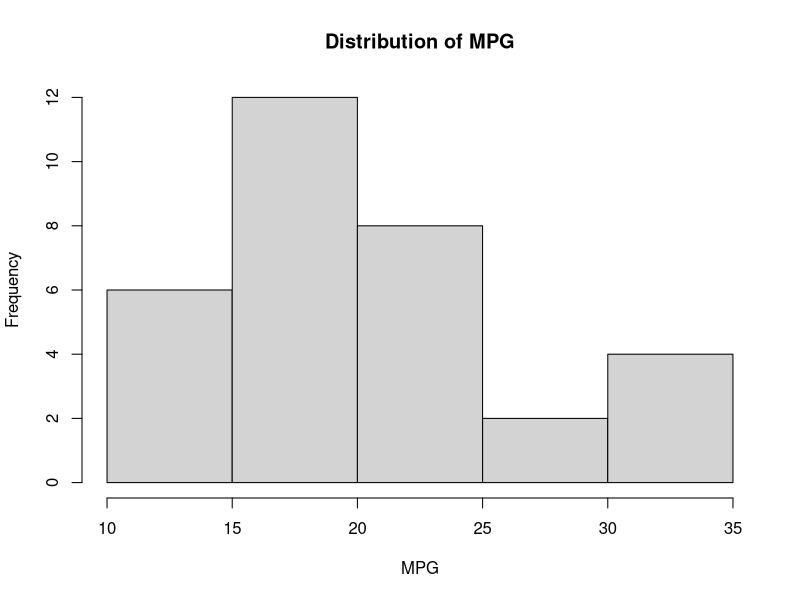
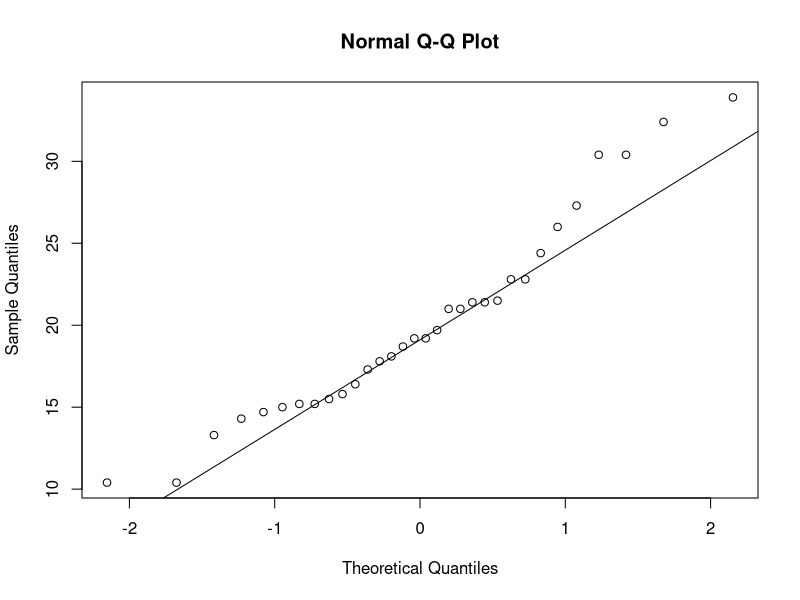

R code for these plots, in order:
## ---- chunk 1
x <- c(2, 4, 5, 6, 8, 10, 30)

mean(x)
median(x)
mean(x, trim = 0.1)
weighted.mean(x, w = c(1, 1, 1, 1, 1, 1, 2))

# Mode (no built-in statistical mode function)
names(which.max(table(x)))
## ---- chunk 2
x <- c(2, 4, 5, 6, 8, 10, 30)

range(x)
diff(range(x))
var(x)
sd(x)
IQR(x)
mad(x)
sd(x) / mean(x)
## ---- chunk 3
x <- mtcars$mpg

quantile(x, probs = c(0.25, 0.50, 0.75, 0.90))
fivenum(x)
summary(x)
## ---- chunk 4
x <- mtcars$mpg

hist(x, main = "Distribution of MPG", xlab = "MPG")
qqnorm(x)
qqline(x)

shapiro.test(x)
## ---- chunk 5
# Count and proportion missing by variable
colSums(is.na(airquality))
colMeans(is.na(airquality))

# Number of complete observations
sum(complete.cases(airquality))
## ---- chunk 6
x <- mtcars$mpg

log(x)
as.numeric(scale(x))
(x - min(x)) / (max(x) - min(x))
## ---- chunk 7
# Basic EDA with a built-in dataset
str(mtcars)
dim(mtcars)
head(mtcars)
summary(mtcars)
colSums(is.na(mtcars))

# Examine relationships
cor(mtcars[, c("mpg", "wt", "hp")])
